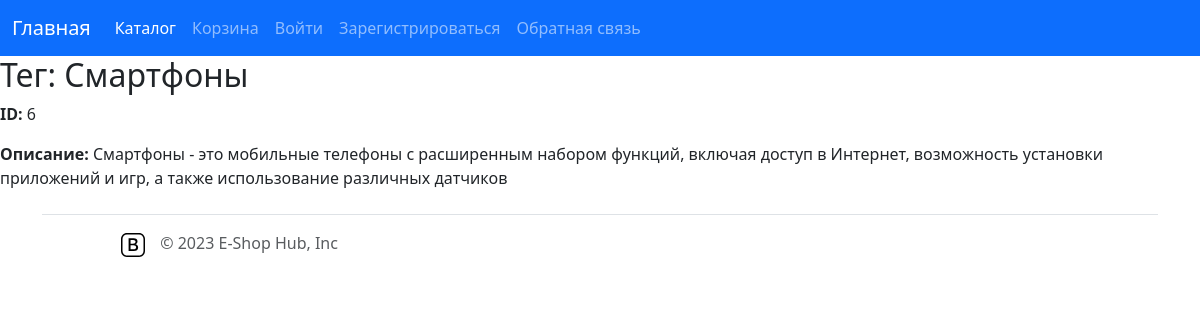
The page /catalog/tags/6/ on the database its author committed.
### store/models.py (models this page shows, shortened)
class Tag(models.Model):
    name = models.CharField(max_length=50)
    description = models.TextField()

### store/views.py (the view)
# urls.py: path('catalog/tags/<int:pk>/', views.TagDetailView.as_view(), name='tag_detail'),
class TagDetailView(DetailView):
    model = Tag
    template_name = 'TagView/tag_detail.html'
    context_object_name = 'tag'

### store/templates/TagView/tag_detail.html
{% extends 'base.html' %}
{% block h2 %}Тег: {{ tag.name }}{% endblock %}
{% block content %}
  <p><strong>ID:</strong> {{ tag.id }}</p>
  <p><strong>Описание:</strong> {{ tag.description }}</p>
{% endblock %}

### rows shown on the page
Tag: name "Смартфоны", id "6", description "Смартфоны - это мобильные телефоны с расширенным набором функций, включая доступ в Интернет, возможность установки приложений и игр, а также использование различных датчиков"
